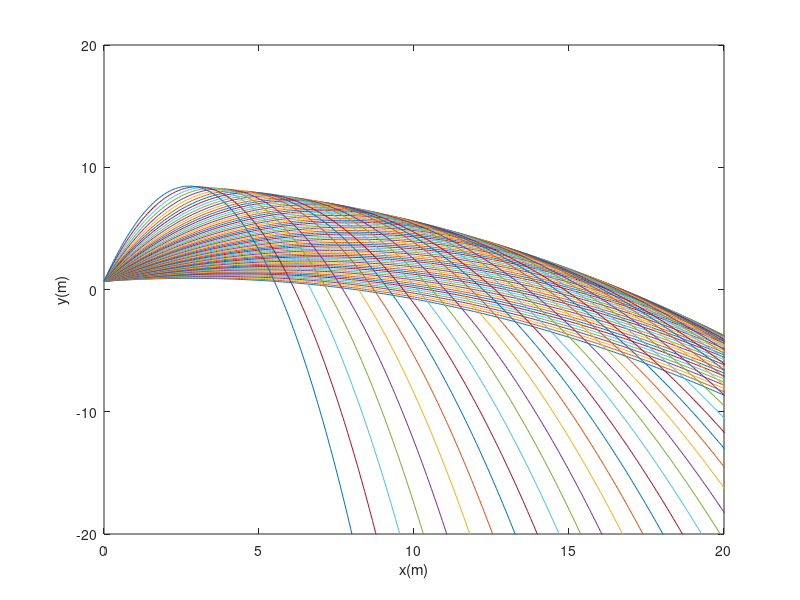

Source code (MATLAB): (Note: this script raises an error after producing the figure.)
%% Uebungsaufgabe 1: Graphische Darstellung fuer schraegen Wurf
% Jiawei Yu, Matrikelnummer: 586067

%% Physikalische Grundlagen
% Positionen des Steins in Abhaengigkeit von Zeit $t$ mit
% Anfangsgeschwindigkeit $v_0$
%
% $$ x(t) = v_0 cos(\alpha)t $$
% 
% $$ y(t) = h_0 + v_0 sin(\alpha) t - \frac{1}{2}gt^2 $$
%
% Setzt man jetzt die Zeit $t = \frac{x}{v_0 cos(\alpha)}$ in $y(t)$ ein,
% ergibt sich die $y$-Koordinaten als eine Funktion von $x$
%
% $$ y(x) = h_0 + x tan(\alpha) - \frac{g x^2}{2 v_0^2 cos(\alpha)^2} $$
%

%% Coding
% Initiating the data
clc,clear
v_0 = 10 + 10*rand();           % Anfangsgeschwindigkeit (m/s)
h_0 = 0.67;                     % Ausgangshoehe (m)
g = 9.81;                       % Erdgeschleunigung (m/s^2)
N = 1000;
x = linspace(0,50,N);
Winkel = [10:1:80].';
Wurfweite = zeros(length(Winkel),1);
k = 1;

% Plotting the Trajectory
for alpha = 10:1:80         % Angel from 10 to 80 with step in 1 degree
    y = h_0 + x*tand(alpha) - (g*x.^2)/(2*v_0^2*cosd(alpha)^2);
    % Finding the zero points
    for i=1:N-1
        if (y(i)*y(i+1)) < 0
            Wurfweite(k) = (x(i)+x(i+1)) / 2;
        end
    end
    k = k+1;
    plot(x,y)
    xlim([0,20]);
    ylim([-20,20]);
    hold on
end
xlabel('x(m)');
ylabel('y(m)');
hold off

% Presentation of the results
fprintf('Schraegen Wurf mit Anfangsgeschwindigkeit %2.2fm/s und Ausgangshoehe 0.67m\n',v_0)
T = table(Winkel,Wurfweite)

